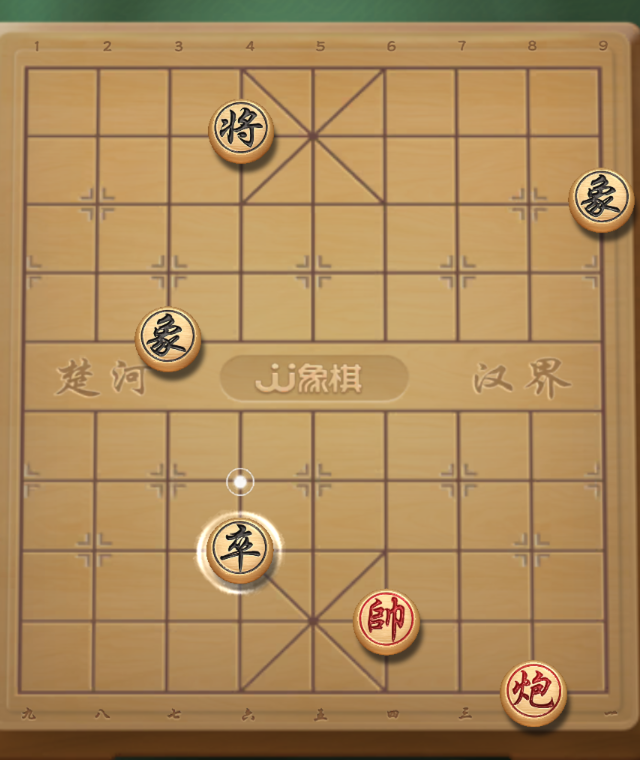
#> input picture dbg/board_crop.png, 1280 x 1520 px (shown at 1/2 size)
$ python diag_lines.py ../dbg/board_crop.png
#> lines starting #> are read from the running program, lines starting #| are printed output that depends on the picture; after the words box and inside, x2 and y2 are one past the last pixel; in counts of white or black regions, pixels touching at a corner belong together
### pikafishjj/pikafishjj/vision.py
# -*- coding: utf-8 -*-
"""pikafishjj.vision - board calibration and piece recognition for JJ Xiangqi.

Coordinate convention used everywhere in this project:
    i = column index 0..8  (left -> right on screen, file a..i)
    j = row index    0..9  (top -> bottom on screen)
    (i, j) = (0, 0) is the TOP-LEFT intersection = black left chariot in the
    standard opening position (black plays from the top).

The rendered pieces are 3-D sprites standing slightly ABOVE their
intersection, and that offset shrinks towards the bottom of the board, so the
sprite grid has a larger vertical pitch than the drawn line grid.  Calibration
therefore uses the line grid to seed disc detection and then fits a bilinear
sprite grid, which is what recognition and clicking must use.
"""
import os
import sys

import numpy as np

# Board skins can be swapped in the mini program, and the default colour test is
# skin specific.  These drive the colour-independent fallback that finds the grid
# lines by local contrast (see line_mask); measured thresholds on the wooden skin
# and on the grey-green stone skin are quoted in the module notes.
LINE_RAD = 15          # neighbourhood radius of the local-contrast filter
LINE_CONTRAST = 20.0   # a line pixel is this much darker than its neighbourhood
LINE_COL_FRAC = 0.22   # a grid line covers >= 22% of the frame height
LINE_ROW_FRAC = 0.55   # >= 55% of a 13px strip between two lines lies on it
BOARD_CY = 0.522       # board centre as a fraction of the client height
TPL_HALF = 23


PADV = 60

# --- disc detection -------------------------------------------------------
# The app paints a bright glow/halo around the piece that moved last. The halo
# sits OUTSIDE the 25px disc, so any metric that samples an annulus around the
# disc (mean(r<=18) - mean(28<=r<=37)) collapses on exactly the squares that
# matter most. Everything below therefore measures the INSIDE of the disc only:
# cream disc pixels have sum(RGB) 592..635 while board wood is 448..466, so
# S > 545 separates them cleanly.
BOX_HALF = 16      # half width of the inner sampling box (33x33, well inside r=25)
LOC_WIN = 16       # +- search window around the seeded centre
# A healthy fit sits 12..13px off the grid lines by construction (the sprites are
# painted above the intersections), so this gate only has to catch absurd fits -
# the disc search radius below is 16px, which bounds how far a fit can legally go.
MAX_MODEL_DEV = 22.0
# The sprite model is fitted as a *delta* off the lattice, so a disc blob that
# lands far from the lattice point it was assigned to is not evidence about the
# sprite offset - it is scenery.  A busy frame offers plenty of those: on the
# 601x1121 result screen the disc search returns 43 blobs for 27 pieces (status
# bar, banner text) and 26 of them sit 16..38px off the lines, which used to drag
# the model a third of a cell sideways and lose four real pieces.  Blobs outside
# this radius are dropped before the fit; if that leaves too few, the fit keeps
# them all and the gates below still have the last word.
FIT_NEAR_FRAC = 0.30
# ... but only for the lattices that the painted grid lines themselves vouch for
# (colour test, thin lines).  The comb and piece lattices are inferred *from* the
# blobs, so on a menu screen with a decorative board any garbage aligns with
# them; dropping the blobs that disagree would let that garbage fit (measured:
# the lobby's comb lattice fits 12 of its 42 blobs at dev 14px and would report
# a two-piece board).  Those lattices keep the strict fit, where a junk lattice
# ends up far enough off to fail the gates below.
NEAR_FIT_KINDS = (-1, 0, 1)
# The painted disc sprites sit on a slightly different lattice than the grid
# lines: measured over the 598x1119 client area the sprite pitch is -0.98% of the
# column pitch and +2.05% of the row pitch.  These priors carry a board with too
# few pieces to observe the pitch at all; enough discs overrule them.
SPRITE_KX = -0.0098
SPRITE_KY = 0.0205


# The least-squares grid model still lands a few pixels off the painted disc on
# some squares (the sprite rows are not perfectly linear in the render).  The
# glyph correlation is brutally sharp, so a 4px shift drops a true match from
# 0.87 to 0.37 - well below the wrong-class picks.  Every cell is therefore
# matched with a small translational search, which costs one matmul per cell.
MATCH_RAD = 8      # the fitted centre can be ~5px off a real disc, so search wide
INCR_MAX_CELLS = 20     # squares the incremental matcher will redo before falling back
CHG_TOL = 8             # per-pixel change that makes a square stale
CELL_SIG_HALF = 16      # half size of the square patch used for that test
WIDE_RAD = 16      # last-chance radius: some skins land the fit 10px off the sprite
FIT_GOOD_RESID = 4.5    # a sprite model this tight is trusted over a richer one
FIT_MIN_DISCS = 8       # a usable fit needs at least this many discs behind it
FIT_OK_RESID = 6.5      # ... and this is where a fit stops being comparable
FIT_REJECT_RESID = 12.0  # p80 of the disc residuals; above this the lattice is wrong

HINT_RAD = 3       # +- search once a square's offset is known
HINT_OK = 0.75     # a hinted match this good is not worth a wide re-search

# --- adaptive piece detection (skin independent) ---------------------------
SAMPLE_FRAC = 0.35   # permissive cut: floor + this much of the (top - floor) range
OCC_GAP_MIN = 18.0   # a board whose cells span less than this shows no pieces
NCC_MIN_OCC = 0.45   # a real piece always matches the pack this well
OCC_MAX_CAND = 34    # never run the matcher on more squares than a full board
COARSE_BLUR = 5      # box width of the structure-level (low pass) match
COARSE_MIN = 0.50    # a blurred match this good is a glyph, not board paint
COARSE_MARGIN = 0.02  # ... and this far ahead of the next best class
COARSE_GAIN = 0.08   # ... and this much better than the sharp match managed
COARSE_RAD = 3       # offsets tried around the sharp match's best offset
TILE_BAND = (0.28, 0.78, 0.04, 0.96)   # rows/cols of the frame used to guess tiles

# --- colour: the side a glyph belongs to -----------------------------------
# The disc artwork carries a red rim ring on BOTH sides (measured on the shipped
# skin: the ring's R-B is around +70 while the glyph ink reads +104 on a red
# piece and +7 on a black one), so the side can only be read from the glyph ink
# itself: pixels clearly darker than the face of the disc, sampled inside a
# radius that keeps the ring and the drop shadow out.
INK_RED_MIN = 40.0     # median ink (R-B) above this: red ink
INK_DARK_MAX = 25.0    # ... below this: dark (black) ink
INK_MIN_PIX = 12       # fewer ink pixels than this: no opinion
INK_DARK_FRAC = 0.55   # ink is this much darker than the patch's median
INK_SAMPLE_R = 0.62    # ink sample radius, as a fraction of the patch half
SIDE_CHECK = 0.70      # hinted/wide scores below this get the colour check

# --- the lifted piece ------------------------------------------------------
# The app draws the piece it is highlighting lifted and enlarged (measured on
# the corner rook of a timed-out board: 22px above its intersection, 1.2x the
# usual disc, over the background behind the board).  Such a piece is outside
# the sharp and wide offset windows AND below every template's scale, so it gets
# one last look: the disc is located by the tile-distance map, the templates are
# tried at a few scales, and only the side the ink proves is allowed to answer.
FAR_SCALES = (1.0, 1.15, 1.30)
FAR_RAD = 7          # +- offsets (in the resampled window) around the disc centre
FAR_STEP = 2
FAR_MIN = 0.50       # a far match this good may name a piece
FAR_MARGIN = 0.08    # ... and must lead its own class by this much
DISC_WIN = 32        # the disc is looked for this far around the model centre
DISC_BOX = 16        # box half of the tile-distance mean used to find it


TPL_PACK = os.path.join(os.path.dirname(os.path.abspath(__file__)), "templates.npz")


# [14 lines left out: function find_templates, not called in this run]


def luminance(a):
    """HxWx3 array -> int32 luminance (int32; int16 overflows to negatives)."""
    a = a.astype(np.int32, copy=False)
    return (a[:, :, 0] * 299 + a[:, :, 1] * 587 + a[:, :, 2] * 114) // 1000


# [14 lines left out: function _longest_run, not called in this run]


def _groups(profile, th, maxgap=6):
    idx = np.nonzero(profile >= th)[0]
    out = []
    for k in idx:
        if out and k - out[-1][-1] <= maxgap:
            out[-1].append(int(k))
        else:
            out.append([int(k)])
    return out


def _fit_progression(cands, n, pitch, center, os_step=0.5):
    """Fit n evenly spaced lines; center disambiguates the phase. Vectorised."""
    if not cands or pitch <= 1:
        return None
    c = np.asarray(sorted(cands), dtype=np.float64)
    offs = np.arange(min(cands) - pitch * 2.0, min(cands) + pitch * 2.0, os_step)
    idx = np.arange(n, dtype=np.float64)
    best = None
    for pp in np.arange(pitch * 0.90, pitch * 1.10, 0.02):
        allines = offs[:, None] + pp * idx[None, :]
        keep = np.abs((allines[:, 0] + allines[:, -1]) / 2.0 - center) <= 0.35 * pp
        if not keep.any():
            continue
        lines = allines[keep]
        ouse = offs[keep]
        d = np.abs(lines[:, :, None] - c[None, None, :])
        dmin = d.min(axis=2)
        used = (dmin < 9.0).sum(axis=1)
        ok = used >= n - 3
        if not ok.any():
            continue
        err = np.where(dmin < 9.0, dmin * dmin, 0.0).sum(axis=1) + (n - used) * 81.0
        err = np.where(ok, err, np.inf)
        k = int(err.argmin())
        if best is None or err[k] < best[0]:
            best = (float(err[k]), float(ouse[k]), float(pp))
    if best is None:
        return None
    return best[1], best[2]


# [26 lines left out: function _uniform_window, not called in this run]


def _group_centres(profile, th):
    """(centre, width) of every run of *profile* above *th*."""
    out = []
    for g in _groups(profile, th):
        w = profile[g].astype(float)
        out.append((float((np.array(g, float) * w).sum() / w.sum()), len(g)))
    return out


def _median_pitch(cands):
    d = np.diff(sorted(cands))
    d = d[d > 30]
    return float(np.median(d)) if len(d) else 0.0


def _mid_strips(cx):
    """Columns halfway between the grid lines - no piece ever covers them."""
    return [int(round((cx[k] + cx[k + 1]) / 2.0)) for k in range(8)]


# [149 lines left out: functions _rows_from_strips, _lattice_colour, _lattice_lines, _fit_comb, not called in this run]


TILE_MIN_FRAC = 0.28   # floor for the bare-tile fraction of a board row/column
TILE_K = 0.55           # ... and the share of that profile peak it must reach
TILE_Q = 85.0
TILE_DIST = 90.0


# [58 lines left out: functions _smooth1d, _tile_frac, _tile_band, not called in this run]


PIECE_SEP = 40.0
PIECE_BAND_W = 0.70     # how much of the window width the board spans at least
PIECE_BAND_H = 0.55     # ... and of its height


# [87 lines left out: function _lattice_pieces, not called in this run]


COMB_PITCH_MIN = 50.0     # column pitch search range for the projection comb
COMB_PITCH_MAX = 105.0
COMB_SCORE_MIN = 6.0       # mean |lum - median| at the comb teeth, in levels
COMB_STEP = 0.25


# [174 lines left out: functions _comb_fit, _lattice_comb, not called in this run]


LATTICES = (("colour", 0, 0.0),
            ("dark lines", 1, LINE_CONTRAST),
            ("bright lines", -1, LINE_CONTRAST),
            ("dark lines", 1, 12.0),
            ("bright lines", -1, 12.0),
            ("comb lines", 3, 0.0),
            ("piece lattice", 2, 0.0))


# [169 lines left out: functions _lattice_for, _fit_rank, calibrate, _calibrate_with, _disc_points, not called in this run]


def _pitch_ok(CX, CY, cp, rp):
    """Reject a fit whose perspective pitch is absurd for the lattice it came from."""
    return 0.85 * cp <= CX[1] <= 1.15 * cp and 0.85 * rp <= CY[2] <= 1.15 * rp


# [27 lines left out: functions _model_deviation, grid_xy, not called in this run]


TPL_SOURCES = {
    "r": [(0, 0), (8, 0)], "n": [(1, 0), (7, 0)], "b": [(2, 0), (6, 0)],
    "a": [(3, 0), (5, 0)], "k": [(4, 0)],
    "c": [(1, 2), (7, 2)],
    "p": [(0, 3), (2, 3), (4, 3), (6, 3), (8, 3)],
    "R": [(0, 9), (8, 9)], "N": [(1, 9), (7, 9)], "B": [(2, 9), (6, 9)],
    "A": [(3, 9), (5, 9)], "K": [(4, 9)],
    "C": [(1, 7), (7, 7)],
    "P": [(0, 6), (2, 6), (4, 6), (6, 6), (8, 6)],
}
PIECE_NAME = {"r": "\u8eca", "n": "\u99ac", "b": "\u8c61", "a": "\u58eb", "k": "\u5c07",
              "c": "\u7832", "p": "\u5352", "R": "\u4fe5", "N": "\u5098", "B": "\u76f8",
              "A": "\u4ed5", "K": "\u5e25", "C": "\u70ae", "P": "\u5175", ".": "."}


def _box_mean(x, half):
    """Box mean of a 2-D array: m[p, q] is the box centred on (q+half, p+half).

    The running sums stay in float32.  Peak values are below 2^20 and the
    differences that matter are in the hundreds, so the cancellation error is
    around 0.02% - far below the 0.37 vs 0.15 separation the caller relies on.
    """
    ii = np.zeros((x.shape[0] + 1, x.shape[1] + 1), np.float32)
    ii[1:, 1:] = x
    np.cumsum(ii, 0, out=ii)
    np.cumsum(ii, 1, out=ii)
    k = 2 * half + 1
    return (ii[k:, k:] - ii[:-k, k:] - ii[k:, :-k] + ii[:-k, :-k]) * np.float32(1.0 / (k * k))


# [109 lines left out: functions tile_colour, dist_map, piece_roi, piece_map_full, piece_scores, occ_level and 1 more, not called in this run]


def line_mask(a, rad=LINE_RAD, contrast=LINE_CONTRAST, sign=1):
    """Skin-independent mask of thin straight structures: grid lines, glyph ink.

    The wooden skin can be found by colour ("not green and not dark"), but a
    swapped-in skin repaints the tiles completely - the stone skin is grey-green,
    so that test reports "no board" and calibration dies.  A pixel therefore
    counts when its luminance differs from its neighbourhood mean by *contrast*:
    thin lines survive on a dark or on a bright skin (sign +1 for dark lines, -1
    for lines lighter than the tiles) while large flat props do not.
    """
    H, W, _ = a.shape
    ap = pad_frame(a)
    lp = luminance(ap).astype(np.float32)
    core = _box_mean(lp, rad) - lp[rad:lp.shape[0] - rad, rad:lp.shape[1] - rad]
    m = np.zeros(lp.shape, bool)
    if sign >= 0:
        m[rad:lp.shape[0] - rad, rad:lp.shape[1] - rad] = core > contrast
    else:
        m[rad:lp.shape[0] - rad, rad:lp.shape[1] - rad] = core < -contrast
    return m[PADV:PADV + H, PADV:PADV + W]


# [50 lines left out: functions _roi_bounds, locate, not called in this run]


FP_BLOCK = 8       # block edge used by frame_changed
FP_HOT = 24        # changed pixels inside a block that mark it as moving
FP_BLOCKS = 8      # hot blocks above this mean the board is still animating


# [26 lines left out: functions frame_changed, fingerprint_band, not called in this run]


def pad_frame(a):
    """Pad with edge pixels so squares near the board border stay legal."""
    return np.pad(a, ((PADV, PADV), (PADV, PADV), (0, 0)), mode="edge")


# [163 lines left out: functions _patch_gray, cell_box_scores, cell_box_scores3, _class_of, build_templates, _fit and 4 more, not called in this run]


_MATCH_CACHE = {}


# [90 lines left out: functions _occ_masks, sum_image, _match_prep, _match_cell, not called in this run]


_MAX_COUNT = {}
for _c in "KABNRCP":
    _MAX_COUNT[_c] = 1 if _c == "K" else (5 if _c == "P" else 2)
    _MAX_COUNT[_c.lower()] = _MAX_COUNT[_c]


# [18 lines left out: function _box_blur, not called in this run]


_COARSE_CACHE = {}


# [101 lines left out: functions _match_prep_coarse, _match_coarse, patch_ink, ink_side, not called in this run]


def side_of(piece):
    return "w" if piece.isupper() else "b"


# [32 lines left out: functions _frame_patch, _disc_near, not called in this run]


_SIDE_PREP = {}


# [329 lines left out: functions _side_prep, _match_far, _match_with_hint, _square_patch, _changed_cells, _square_score and 2 more, not called in this run]

def grid_to_fen(grid):
    return "/".join("".join(r) for r in grid)


# [15 lines left out: functions fen_to_grid, draw_grid, not called in this run]

### tools/diag_lines.py

import sys, numpy as np
sys.path.insert(0, r'D:\BuildProject\pikayu-jj\pikafishjj')
from pikafishjj import vision as V
from PIL import Image

path = sys.argv[1]
a = np.asarray(Image.open(path).convert('RGB'))
#> a is the input picture: shape (1520, 1280, 3); mean R, G, B 173.3, 138.3, 90.5
H, W, _ = a.shape
#> H = 1520; W = 1280
for sign in (-1, 1):
    for con in (V.LINE_CONTRAST, 12.0):
        lm = V.line_mask(a, sign=sign, contrast=con)
        prof = lm.sum(axis=0)
        cands = V._group_centres(prof, max(30.0, H * V.LINE_COL_FRAC))
        narrow = [c for c, w in cands if w <= 16] or [c for c, w in cands]
        print('sign %d con %.0f  lm frac %.4f  groups %d (narrow %d)' % (
            sign, con, lm.mean(), len(cands), len(narrow)))
        print('    groups:', [(round(c, 1), w) for c, w in cands][:14])
        if len(narrow) >= 4:
            mp = V._median_pitch(narrow)
            fit = V._fit_progression(narrow, 9, mp, W / 2.0)
            print('    median pitch %s  fit %s' % (mp, fit))
#> this loop made 2 passes
#> pass 1, in line_mask, `ap = pad_frame(a)`:
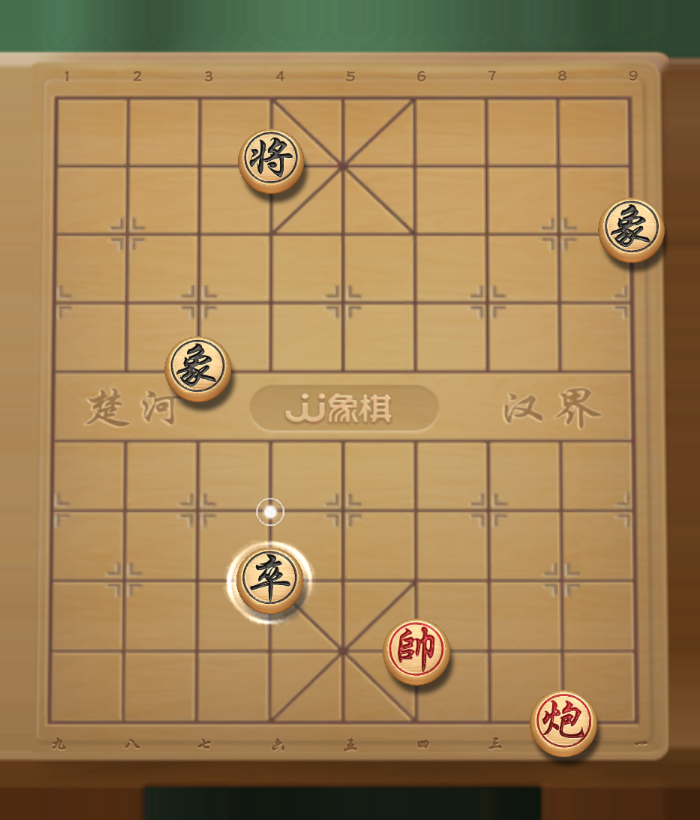
#> ap: shape (1640, 1400, 3) (shown at 1/2 size); mean R, G, B 161.4, 129.8, 84.6
#> pass 1, in line_mask, `lp = luminance(ap).astype(np.float32)`:
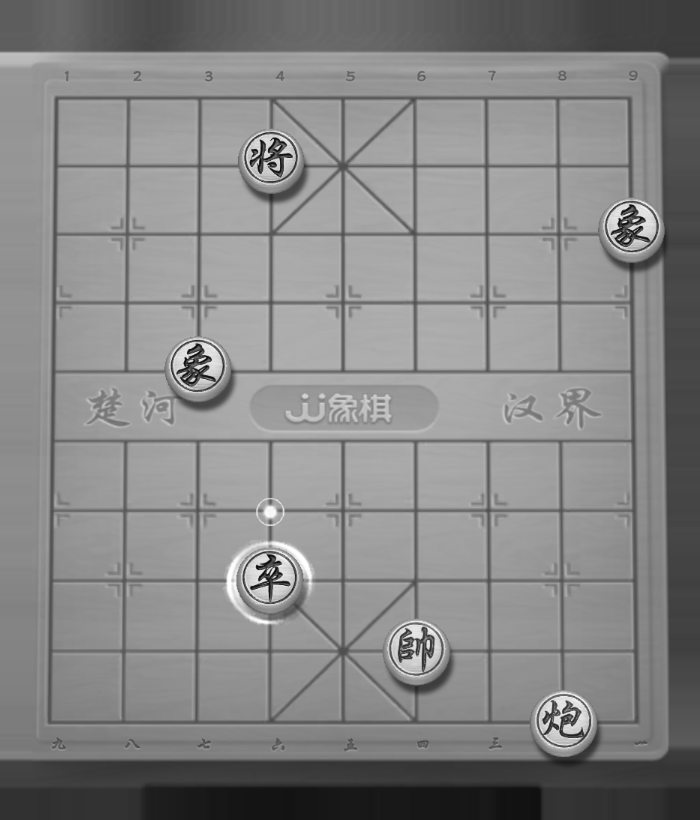
#> lp: shape (1640, 1400) float32 (shown at 1/2 size); min 0, max 255, mean 133.6
#> pass 1, in line_mask, `core = _box_mean(lp, rad) - lp[rad:lp.shape[0] - rad, rad:lp.shape[1] ..`:
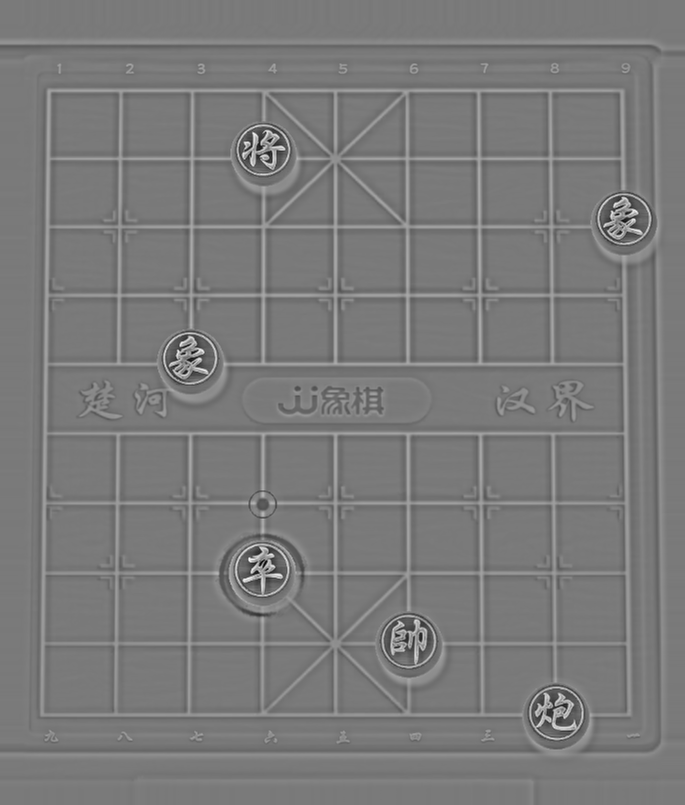
#> core: shape (1610, 1370) float32 (shown at 1/2 size); min -162.3, max 176.8, mean 0; drawn with min black and max white
#> after the loop:
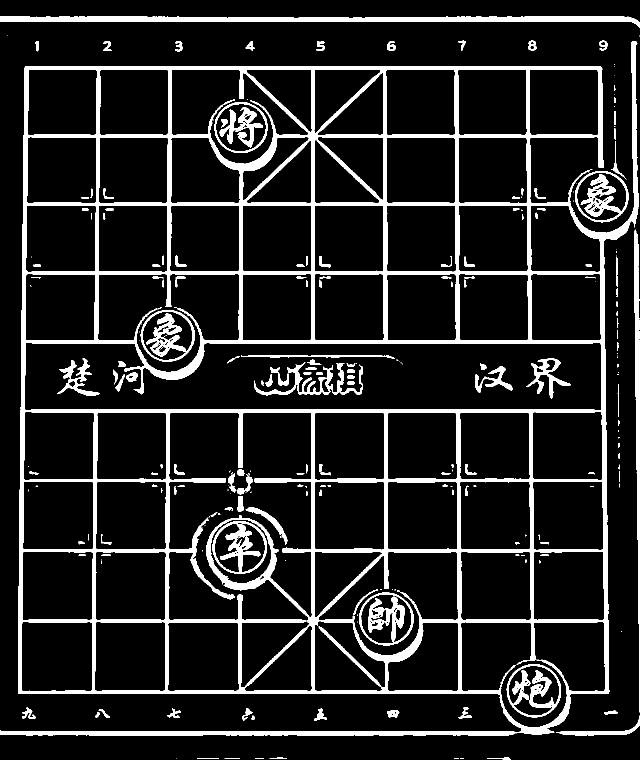
#> lm: shape (1520, 1280) bool (shown at 1/2 size); 12.8% white; 242 white regions (88 under 20 px), largest, box (x1, y1, x2, y2) and area: (0, 82, 1278, 1471) 182990, (0, 32, 1280, 56) 11859, (1268, 459, 1280, 1425) 5731
